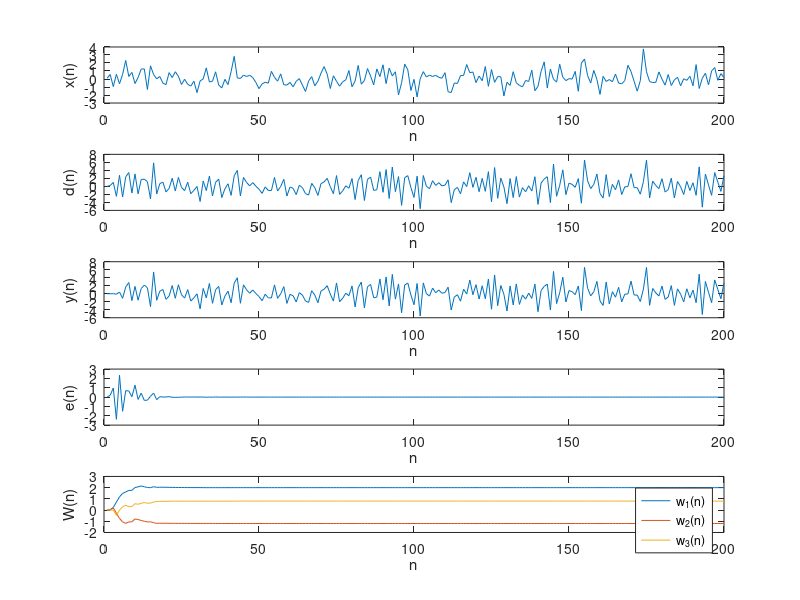

MATLAB code for this plot:
%% "Real time" Implementation of Signed-Regressor LMS

%% We will start with simulating a Colored Gaussian signal and use it in a
%% channel modeling problem implemented using LMS and varients of LMS

clear all
close all
clc

%% Simulation parameters
% Channel model is given by G(z) = 2 - 1.2z^(-1) + 0.8z^(-2)
C = [2 ; -1.2 ; 0.8] ;

Sig = 0.5 ; % Standard deviation of the Wiener process
L = 200 ; % Signal length

Ns = length(C) ; % System order
Nw = 3 ; % Wiener Filter order

MU = 0.1 ; 
PSI = 0.01 ;

%% Backup variables
Xbkp = zeros(1,L) ;
Dbkp = zeros(1,L) ;
Ybkp = zeros(1,L) ;
Ebkp = zeros(1,L) ;
Wbkp = zeros(Nw,L) ;

%% Initialization
x = 0.1 ;
w = zeros(Nw,1) ;

X = x*eye(Nw,1) ;
Xs = x*eye(Ns,1) ;
Xbkp(:,1) = x ;
Wbkp(:,1) = w ;

d = C'*Xs ;
y = w'*X ;
e = d - y ; 

%% Run the system

for I = 2:L

    d = C'*Xs ; % "Desired" signal (channel output)
    
    y = w'*X ; % Wiener filter output
    
    e = d - y ; % "Error" signal
    
    w = w + 2*MU*e*sign(X) ; % LMS update equation  

%% Prepare for the next iteration

    x = randn(1) ; % System input update equation
    
    % Update X (i.e. x -> X(1) -> X(2) -> X(3) etc. )
    for J = Nw:-1:2
        X(J) = X(J-1) ;
    end
    X(1) = x ;

    % Update Xs
    for J = Ns:-1:2
        Xs(J) = Xs(J-1) ;
    end
    Xs(1) = x ;

    % Backup variables
    Xbkp(:,I) = x ; % Update Xbkp
    Wbkp(:,I) = w ; % Update Wbkp
    Ybkp(:,I) = y ; % Update Wbkp
    Ebkp(:,I) = e ; % Update Wbkp
    Dbkp(:,I) = d ; % Update Wbkp

end

figure(1)
subplot(5,1,1) ; plot(1:L,Xbkp) ; xlabel('n') ; ylabel('x(n)')
subplot(5,1,2) ; plot(1:L,Dbkp) ; xlabel('n') ; ylabel('d(n)')
subplot(5,1,3) ; plot(1:L,Ybkp) ; xlabel('n') ; ylabel('y(n)')
subplot(5,1,4) ; plot(1:L,Ebkp) ; xlabel('n') ; ylabel('e(n)')
subplot(5,1,5) ; plot(1:L,Wbkp(1,:),1:L,Wbkp(2,:),1:L,Wbkp(3,:))
xlabel('n') ; ylabel('W(n)')
legend('w_1(n)','w_2(n)','w_3(n)')